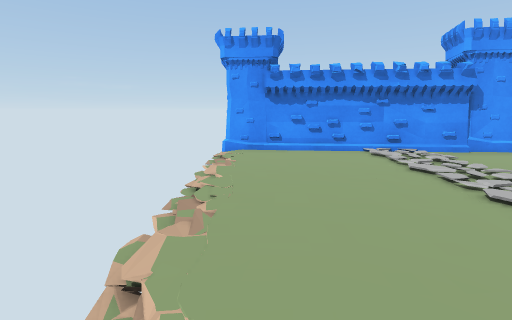
[1] (above)

12 first-person views from a walk through a scene from a Unity 3-D project. The camera is 1.2 m above the floor, tilts 10° down and sees 85° across. The floor is counted in squares, 1 m on a side. Each view is taken from the middle of a square. On the plan, view 1 faces up. The plan holds only what a view shows up to about 13 squares ahead; the rest is blank. The place goes on beyond the plan. Some animated figures are left out.

[2]
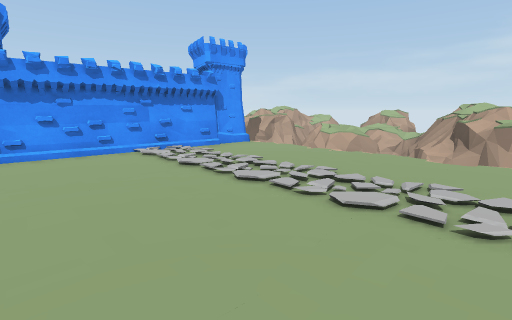

[3]
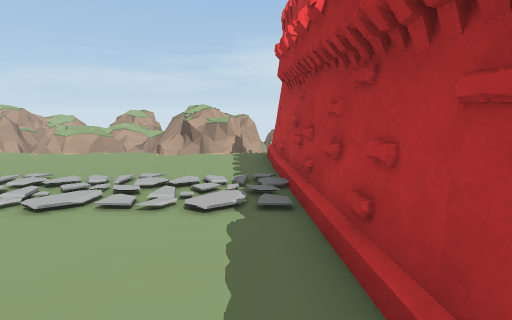

[4]
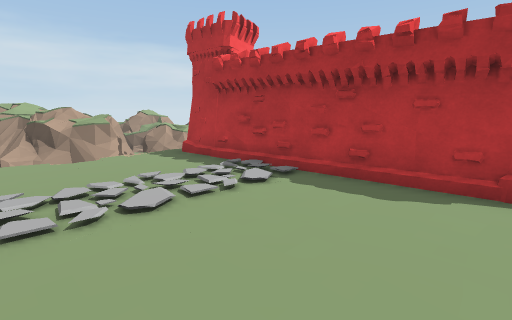

[5]
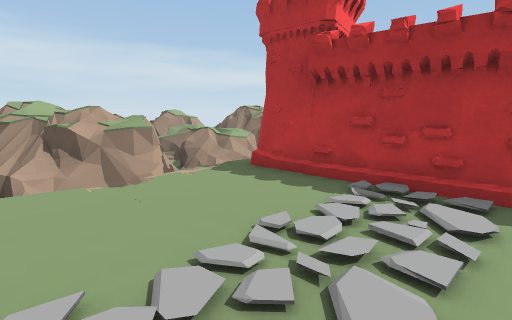

[6]
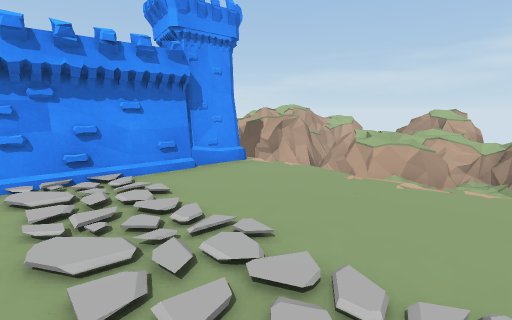

[7]
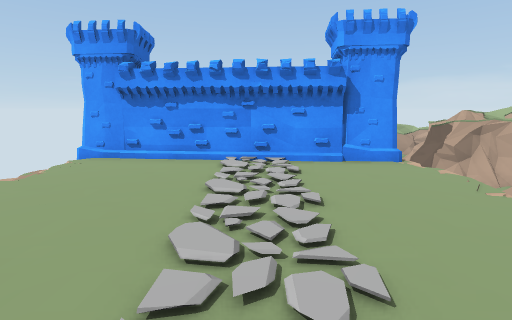

[8]
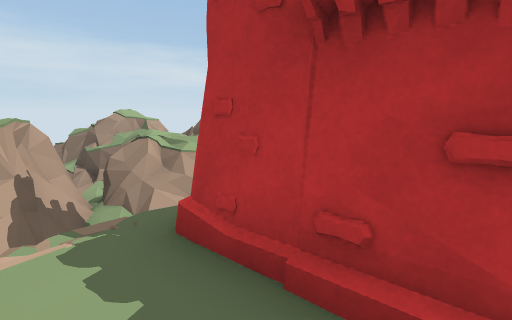

[9]
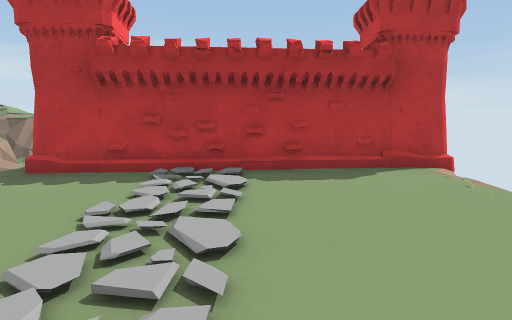

[10]
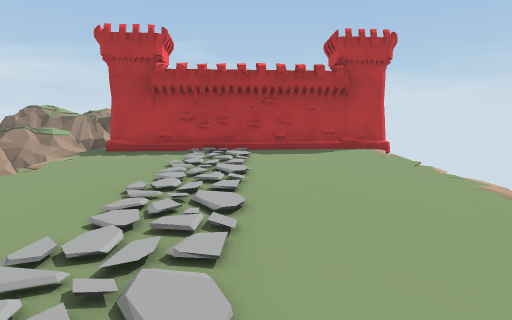

[11]
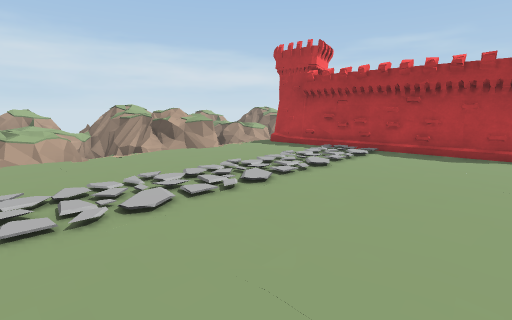

[12]
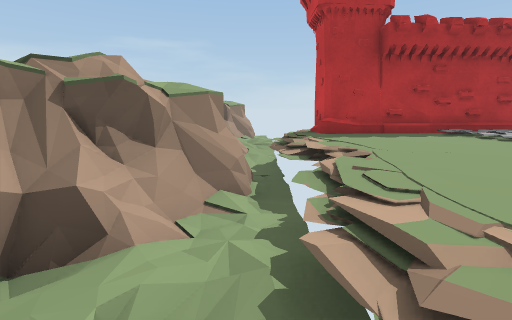

### Floor plan
Key: @ floor where view 1 was taken; # wall or solid block; x gap in a wall; . main floor; - floor 0.25 m lower than the main floor; : floor 0.5 m higher than the main floor; _ floor 0.5 m lower than the main floor; < floor 0.75 m lower than the main floor; ( floor 1 m lower than the main floor; / step, stairs or slope; = window, fence, low wall or low ledge; T tower.
Columns run from 1 left of view 1 to 14 right of it. Each row starts with its distance up from view 1.
 10 TT
  9 #T#######T #
  8 -.....##TT #=
  7 ......... ==#
  6 .........= =##
  5 .........///=#
  4 ..........///#
  3 .........._#=#
  2  ........=<==#
  1 /........=<####
  0 /@....... x####
 -1 /.........(=##=
 -2 TT######T//<=<(
 -3         T/<.==_=
 -4           <=:===
 -5              #==

Where each view was taken, in squares from view 1:
view 1: 0 up, 0 right, facing up
view 2: 0 up, 0 right, facing up-right
view 3: 1 down, 0 right, facing right
view 4: 3 up, 0 right, facing down-right
view 5: 3 up, 3 right, facing down-right
view 6: 3 up, 3 right, facing up-right
view 7: 1 up, 4 right, facing up
view 8: 0 up, 5 right, facing down-right
view 9: 4 up, 3 right, facing down
view 10: 7 up, 3 right, facing down
view 11: 7 up, 0 right, facing down-right
view 12: 5 up, 9 right, facing down
